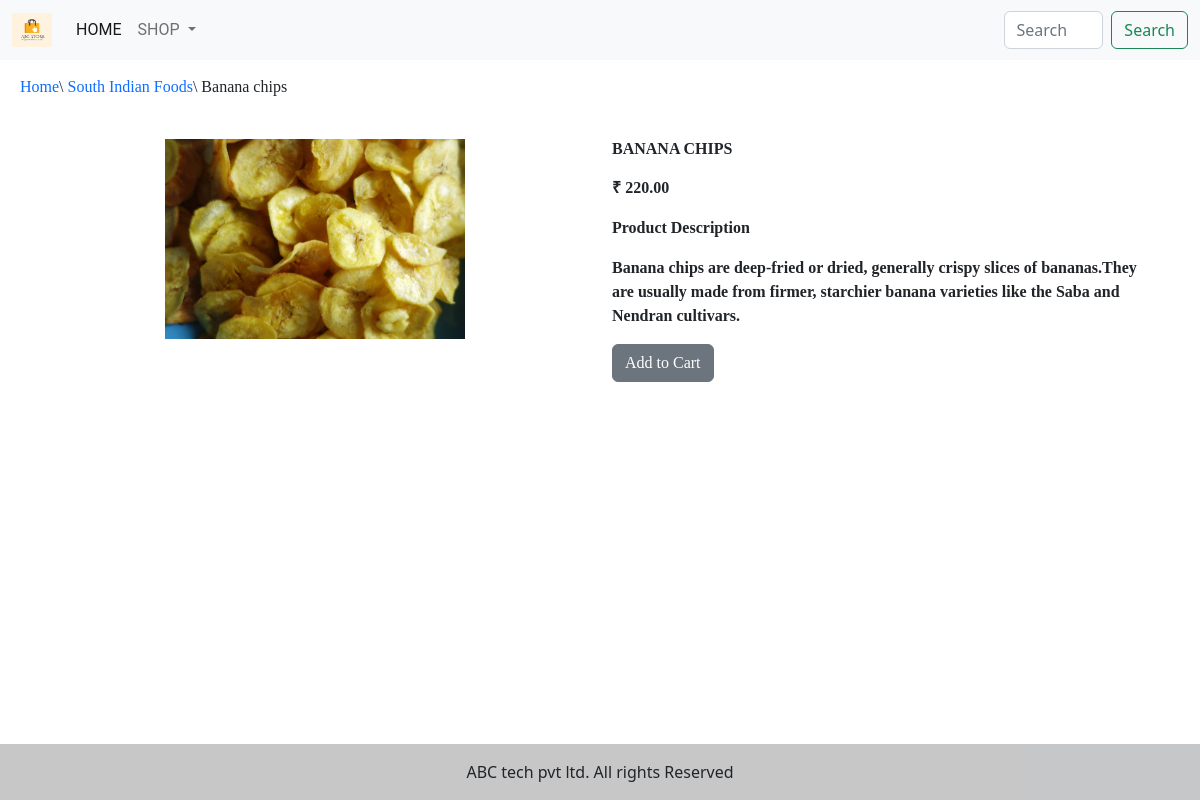
Page /south-indian-foods/banana-chips on the committed database.
### app_1/models.py (models this page shows, shortened)
class Product(models.Model):
    name = models.CharField(max_length=30, unique=True)
    slug = models.SlugField(max_length=30, unique=True)
    description = models.TextField(blank=True)
    price = models.DecimalField(max_digits=10, decimal_places=2)
    category = models.ForeignKey(Category, on_delete= models.CASCADE)
    image = models.ImageField(upload_to='products')
    stock = models.IntegerField()
    available = models.BooleanField(default=True)
    created = models.DateTimeField(auto_now_add=True)
    updated = models.DateTimeField(auto_now=True)
    class Meta:
        ordering = ('name', )
        verbose_name = 'product'
        verbose_name_plural = 'products'
    def __str__(self):
        return '{}' . format(self.name)

class Category(models.Model):
    name = models.CharField(max_length=30)
    slug = models.SlugField(max_length=30)
    description = models.TextField(blank=True)
    image = models.ImageField(upload_to='category')
    class Meta:
        ordering = ('name', )
        verbose_name = 'Category'
        verbose_name_plural = 'Categories'
    def get_url(self):
        return reverse('app_1:products_by_category', args=[self.slug])
    def __str__(self):
        return '{}' . format(self.name)

### app_1/views.py (the view)
# urls.py: path('<slug:c_slug>/<slug:product_slug>', views.proDetail, name="prodCatdetails"),
def proDetail(request, c_slug, product_slug):
    try:
        product = Product.objects.get(category__slug=c_slug, slug = product_slug)
        print(product)
    except Exception as e:
        raise e
    context = {'product':product}
    return render(request, 'products.html', context)

### app_1/context_processors.py (called while the page is built)
def menu_links(request):
    links = Category.objects.all()
    return dict(links=links)

### cart/context_processors.py (called while the page is built)
def counter(request):
    item_count=0
    if 'admin' in request.path:
        return {}
    else:
        try:
            cart=Cart.objects.filter(cart_id=cart_id(request))
            car_items=CartItem.objects.all().filter(cart=cart[:1])
            for cart_item in car_items:
                 item_count +=cart_item.quantity
        except Cart.DoesNotExist:
            item_count = 0
    return dict(item_count=item_count)

### cart/views.py (called while the page is built)
def cart_id(request):
    cart=request.session.session_key
    if not cart:
        cart=request.session.create()
    return cart

### templates/products.html (shortened to what this page needs)
{% extends 'base.html' %}
{% load static %}
{% block content%}
<div class="row my_prod_row_class" style="padding:15px 20px 0px 20px;">
    <div class="mx-auto" style="font-family: Georgia;">
        <p><a href="{% url 'app_1:allprocat'%}" style="text-decoration:none;">Home</a>\ <a href="{{product.category.get_url}}" style="text-decoration:none;">{{product.category}}</a>\ {{product.name}}</p>
    </div>
</div>
      <div class="container">
        <br>
        <div class="row">
            <div class="col-12 col-sm-12 col-md-12 col-lg-6 text-center">
                <div style="min-width:18rem;">
                    <img src="{{product.image.url}}" alt="{{product.name}}" style="width:300px;" class="animate__animated animate__fadeIn animate__delay-0s">
                </div>
            </div>
            <div class="col-12 col-sm-12 col-md-12 col-lg-6">
              <div class="animate__animated animate__fadeIn animate__delay-1s">
                <h3 class="my_prod_title" style="font-size:16px;font-family: Georgia;font-weight:bold;text-transform:uppercase;letter-spacing: .2em,padding-top:15px;padding-bottom:10px;">{{product.name}}</h3>
                <p style="font-family: Georgia; font-weight:bold;">₹ {{product.price}}</p>
                <p class="my_title" style="font-family: Georgia;font-weight:bold;">Product Description</p>
                <p style="padding-right:20px;font-family: Georgia;font-weight:bold;">{{product.description}}</p>
                {% if product.stock <= 0%}
                    <p>Product Out Of Stock</p>
                {% else %}
                    <a href="{% url 'cart:add_cart' product.id %}" class="btn btn-secondary " style="font-family: Georgia;">Add to Cart</a>
                {% endif %}
              </div>
            </div>
        </div>
      </div>
{% endblock %}

### templates/base.html (shortened to what this page needs)
<!DOCTYPE html>
{% load static %}
<html lang="en">
<head>
    <link href="https://cdn.jsdelivr.net/npm/bootstrap@5.2.3/dist/css/bootstrap.min.css" rel="stylesheet">
    <link rel="stylesheet" href="{% static 'css/custom.css' %}">
    <link rel="stylesheet" href="https://cdnjs.cloudflare.com/ajax/libs/font-awesome/4.7.0/css/font-awesome.min.css">
    <link rel="stylesheet" href="https://cdnjs.cloudflare.com/ajax/libs/animate.css/4.1.1/animate.min.css">
</head>
<body>
    <div>
        {% include 'navbar.html' %}
        {% block content %}
        {% endblock %}
    </div>
        {% include 'footer.html' %}
</body>
</html>

### templates/navbar.html (shortened to what this page needs)
{% load static %}
<nav class="navbar navbar-expand-lg bg-light">
  <div class="container-fluid">
    <a class="navbar-brand" href="{% url 'app_1:allprocat'%}">
      <img src="{% static 'images/logo.png' %}" alt="Bootstrap" width="40" height="34">
    </a>
    <div class="collapse navbar-collapse" id="navbarNav">
      <ul class="navbar-nav">
        <li class="nav-item">
          <a class="nav-link active" aria-current="page" href="{% url 'app_1:allprocat'%}">Home</a>
        </li>
        <li class="nav-item dropdown {% if 'app_1' in request.path %} active {% endif %}">
          <a class="nav-link dropdown-toggle" href="#" role="button" data-bs-toggle="dropdown" aria-expanded="false">
            Shop
          </a>
        </li>
      </ul>
      <form class="d-flex" role="search" action="{% url 'search_app:SearchResult' %}" method="get" style="margin-left:800px;">
        <input class="form-control me-2" type="search" name="q" placeholder="Search" aria-label="Search">
        <button class="btn btn-outline-success" type="submit">Search</button>
      </form>
    </div>
  </div>
</nav>

### templates/footer.html
<footer class="bg-light text-center text-lg-start fixed-bottom">
  <div class="text-center p-3" style="background-color: rgba(0, 0, 0, 0.2);">
    ABC tech pvt ltd. All rights Reserved
  </div>
</footer>

### static/css/custom.css (style rules this page uses)
.nav-item { letter-spacing: .2em font-size:14px; text-transform:uppercase; font-family: 'Roboto', sans-serif; }
.my_prod_row_class { padding-top: 15px; padding-bottom: 20px; }
.my_prod_title { font-size:16px; text-transform:uppercase; letter-spacing: .2em padding-top:15px; padding-bottom:10px; }

### rows in the picture
Product: category "South Indian Foods", name "Banana chips", image (picture), name "BANANA CHIPS", price "220.00", description "Banana chips are deep-fried or dried, generally crispy slices of bananas.They are usually made from firmer, starchier banana varieties like the Saba and Nendran cultivars."
